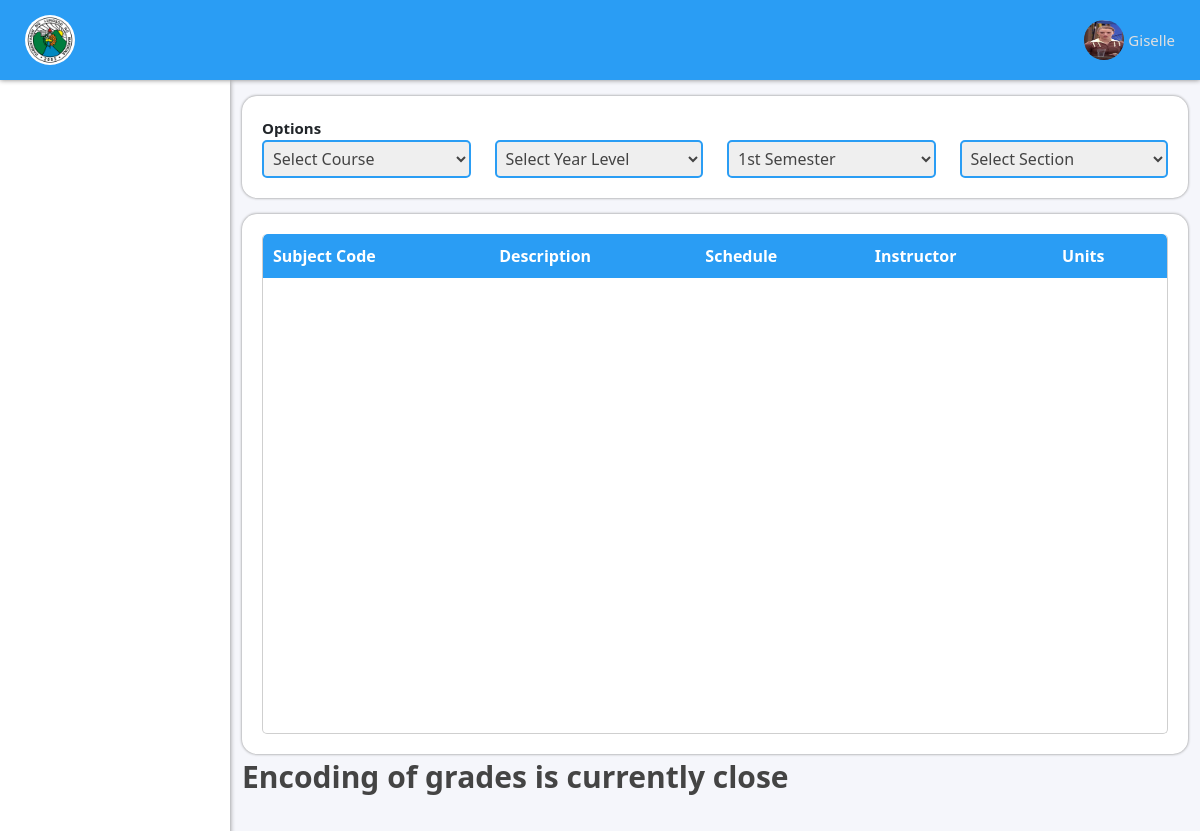
Screenshot of /pages/adm.reg.grades-management.php (signed in) with the database file from the repository.
### tables this page shows
CREATE TABLE `student` (
  `StudentID` varchar(50) NOT NULL,
  `Firstname` varchar(50) NOT NULL,
  `Middlename` varchar(50) NOT NULL,
  `Lastname` varchar(50) NOT NULL,
  `Gender` varchar(30) NOT NULL,
  `Email` varchar(50) NOT NULL,
  `ContactNo` varchar(10) NOT NULL,
  `Birthdate` date NOT NULL,
  `Image` text NOT NULL
);

CREATE TABLE `enrollment_control` (
  `Control` varchar(50) NOT NULL,
  `Status` varchar(20) NOT NULL
);

### db-helper/Select.php (called while the page is built, shortened)
<?php
class Select extends Connection{
    public function getStudentByID($studentID){
        $con = $this->connect();
        $stmt = $con->prepare('SELECT * FROM `student` WHERE StudentID = ?');
        $stmt->bind_param('s', $studentID);
        $stmt->execute();
        $res = $stmt->get_result();
        return $res->fetch_assoc();
    }
    public function getControl($control){
        $con = $this->connect();
        $stmt = $con->prepare('SELECT * FROM `enrollment_control` WHERE Control = ?');
        $stmt->bind_param('s', $control);
        $stmt->execute();
        $res = $stmt->get_result();
        return $res->fetch_assoc()['Status'];
    }
}

### pages/adm.reg.grades-management.php (the view, shortened to what this page needs)
<?php
    include '../includes/header.inc.php';
    include '../includes/nav.inside-nav.php';
    $selectedSummer = $selectObj->getControl('enrollment-semester');
?>
<div class="container-fluid py-3">
    <div class="card-container">
        <label class="title">Options</label>
        <div class="row">
            <div class="col-12 col-lg-3">
                <select class="plmar-input" id="select-course">
                    <option value="">Select Course</option>
                </select>
            </div>
            <div class="col-12 col-lg-3">
                <select class="plmar-input mt-3 mt-lg-0" id="select-year-level">
                    <option value="">Select Year Level</option>
                </select>
            </div>
            <div class="col-12 col-lg-3">
                <select class="plmar-input mt-3 mt-lg-0" id="select-semester">
                    <option value="1st Semester" <?php echo ($selectedSummer == "1st Semester") ? "selected" : ""?>>1st Semester</option>
                </select>
            </div>
            <div class="col-12 col-lg-3">
                <select class="plmar-input mt-3 mt-lg-0" id="select-section" disabled>
                    <option value="">Select Section</option>
                </select>
            </div>
        </div>
    </div>
    <div class="card-container mt-3">
        <div class="table-container">
            <table class="plmar-table plmar-table-hover">
                <thead>
                    <tr>
                        <th>Subject Code</th>
                        <th>Description</th>
                        <th>Schedule</th>
                        <th>Instructor</th>
                        <th>Units</th>
                    </tr>
                </thead>
            </table>
        </div>
    </div>
    <div class="close-message">
        <p class="sub-header">Encoding of grades is currently close</p>
    </div>
</div>
<?php
    include '../includes/footer.inc.php';
?>

### includes/nav.inside-nav.php (shortened to what this page needs)
<link rel="stylesheet" href="../css/nav.inside-nav.css?v=<?php echo time()?>">
<nav>
    <div class="logo-container">
        <img src="../img/logo_plmar.jpg" width="50px" height="50px" class="rounded-circle">
    </div>
    <div class="account-container" id="btn-account">
        <img src="../user-uploads/<?php echo $user['Image']?>" width="40px" height="40px" class="rounded-circle">
        <label class="phar ms-1"><?php echo $user['Firstname']?></label>
    </div>
</nav>
<aside>
    <ul>
    </ul>
</aside>

### css/style-resources.css (style rules this page uses)
.sub-header { font-size: 30px; font-weight: 600; color: #444444; }
.phar { font-size: 15px; font-weight: 500; color: #4e4e4e; }
.title { font-size: 15px; font-weight: 600; }
.plmar-input { border: 2px solid #2a9df4; padding: 5px; border-radius: 5px; outline: none; color: #444444; width: 100%; font-size: 16px; }
.table-container { border-left: 1px solid #cfcfcf; border-right: 1px solid #cfcfcf; border-bottom: 1px solid #cfcfcf; height: 500px; border-radius: 5px; overflow: auto; }
.plmar-table { width: 100%; }
.plmar-table thead th { background-color: #2a9df4; padding: 10px; color: #ffffff; }
.plmar-table thead th:first-child { border-top-left-radius: 5px; }
.plmar-table thead th:last-child { border-top-right-radius: 5px; }
.card-container { padding: 20px; background-color: #ffffff; border-radius: 15px; box-shadow: 0px 0px 3px gray; }

### css/nav.inside-nav.css (style rules this page uses)
body { background-color: #F5F6FB; padding-top: 80px; }
nav { width: 100%; height: 80px; background-color: #2a9df4; position: fixed; top: 0px; left: 0px; box-shadow: 0px 0px 5px gray; z-index: 300; }
nav .logo-container { display: none; }
nav .account-container { height: inherit; float: right; display: inline-flex; align-items: center; justify-content: space-around; padding: 15px; cursor: pointer; }
nav .account-container label.phar { color: #e0e0e0 ; cursor: pointer; }
aside { width: 230px; height: 100%; position: fixed; left: -240px; background-color: #ffffff; box-shadow: 0px 0px 5px gray; transition: .2s ease all; z-index: 100; }
aside ul { padding: 0px; list-style: none; height: 500px; margin-top: 50px; overflow: auto; }
@media (min-width: 992px) { body { padding-left: 230px; } }
@media (min-width: 992px) { nav .logo-container { height: inherit; display: inline-flex; align-items: center; padding: 25px; } }
@media (min-width: 992px) { nav .account-container { padding: 25px; } }
@media (min-width: 992px) { aside { left: 0px !important; } }

### rows the page displays
student: Image (picture), Firstname "Giselle"
enrollment_control: Status "1st Semester"
